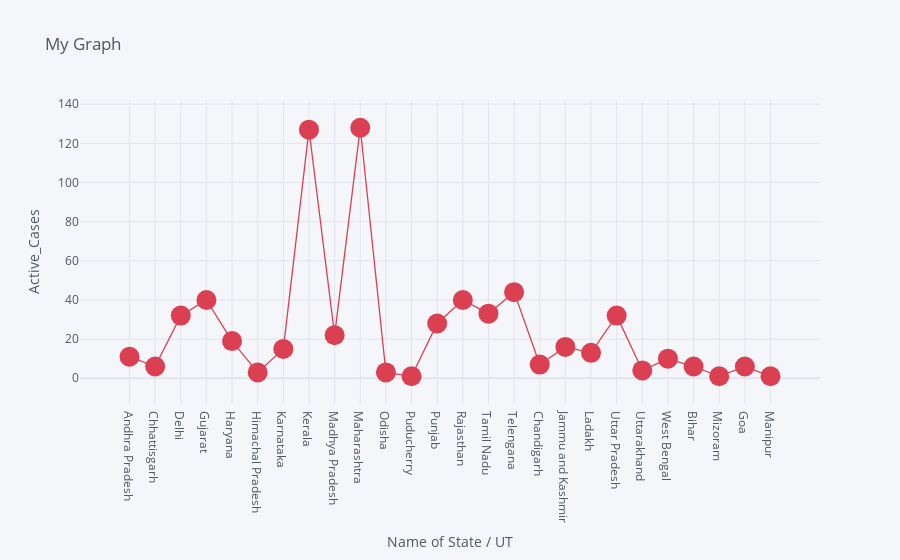

The code cell stored with this chart in its notebook:
### Code cell
india_cases.iplot(kind='scatter',x='Name of State / UT',y='Active_Cases',mode='markers+lines',title='My Graph',xTitle='Name of State / UT',yTitle='Active_Cases',colors='red',size=20)

### Figure 1 — Plotly figure (JSON) as saved in the notebook; plotly's stock layout.template omitted (floating-point values rounded to 4 significant figures)
{"data": [{"line": {"color": "rgba(219, 64, 82, 1.0)", "dash": "solid", "shape": "linear", "width": 1.3}, "marker": {"size": 20, "symbol": "circle"}, "mode": "markers+lines", "name": "Active_Cases", "text": "", "type": "scatter", "x": ["Andhra Pradesh", "Chhattisgarh", "Delhi", "Gujarat", "Haryana", "Himachal Pradesh", "Karnataka", "Kerala", "Madhya Pradesh", "Maharashtra", "Odisha", "Puducherry", "Punjab", "Rajasthan", "Tamil Nadu", "Telengana", "Chandigarh", "Jammu and Kashmir", "Ladakh", "Uttar Pradesh", "Uttarakhand", "West Bengal", "Bihar", "Mizoram", "Goa", "Manipur"], "y": [11, 6, 32, 40, 19, 3, 15, 127, 22, 128, 3, 1, 28, 40, 33, 44, 7, 16, 13, 32, 4, 10, 6, 1, 6, 1]}], "layout": {"legend": {"bgcolor": "#F5F6F9", "font": {"color": "#4D5663"}}, "paper_bgcolor": "#F5F6F9", "plot_bgcolor": "#F5F6F9", "title": {"font": {"color": "#4D5663"}, "text": "My Graph"}, "xaxis": {"gridcolor": "#E1E5ED", "showgrid": true, "tickfont": {"color": "#4D5663"}, "title": {"font": {"color": "#4D5663"}, "text": "Name of State / UT"}, "zerolinecolor": "#E1E5ED"}, "yaxis": {"gridcolor": "#E1E5ED", "showgrid": true, "tickfont": {"color": "#4D5663"}, "title": {"font": {"color": "#4D5663"}, "text": "Active_Cases"}, "zerolinecolor": "#E1E5ED"}}}
